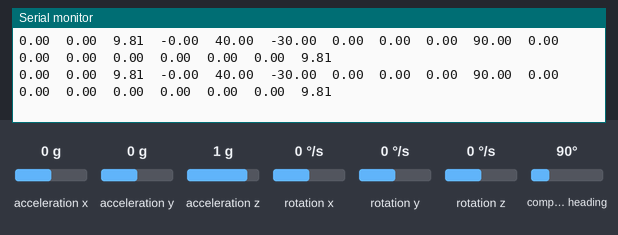
This sketch was run on a simulated Arduino Uno, built with avr-gcc and run on an emulated ATmega328P. On the bench: the last lines printed to the serial monitor. The test bench sets the inputs (shaded band); at power-on: acceleration x 0 g, compass heading 90°, acceleration z 1 g, acceleration y 0 g, rotation x 0 °/s, rotation y 0 °/s, rotation z 0 °/s. EEPROM starts erased.

Above: at 3.2 s.
3.3 s: acceleration x set to -1.4 g
At 3.32 s:
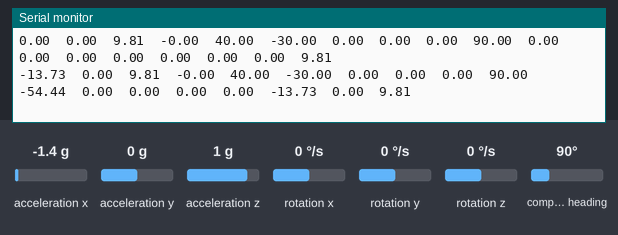
4.8 s: compass heading set to 7°
At 4.8 s:
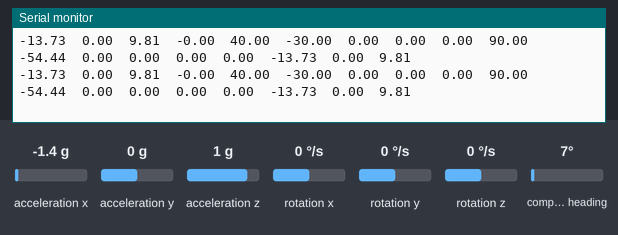
7.8 s: acceleration x set to 0 g
At 7.81 s:
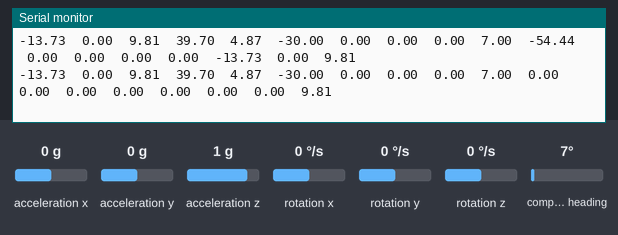
10.8 s: acceleration z set to -0.8 g
At 10.81 s:
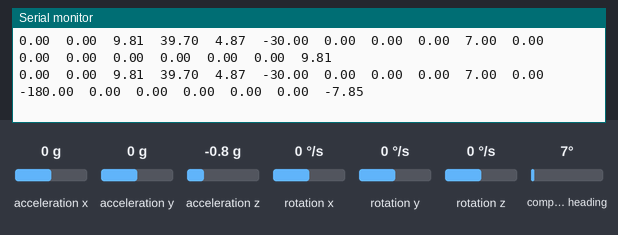
13.8 s: acceleration y set to -1.4 g
At 13.81 s:
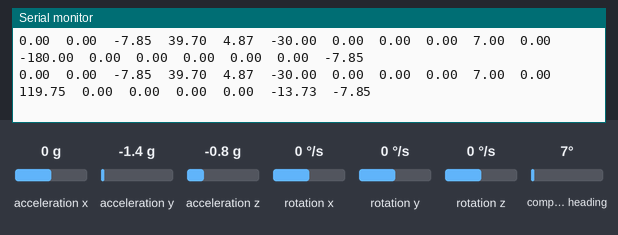
15.3 s: acceleration y set to 1.4 g
At 15.34 s:
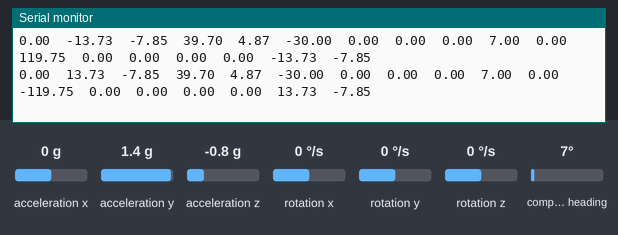
Timing chart, 0 to 18.3 s (numbered marks = the images above; inputs shaded):
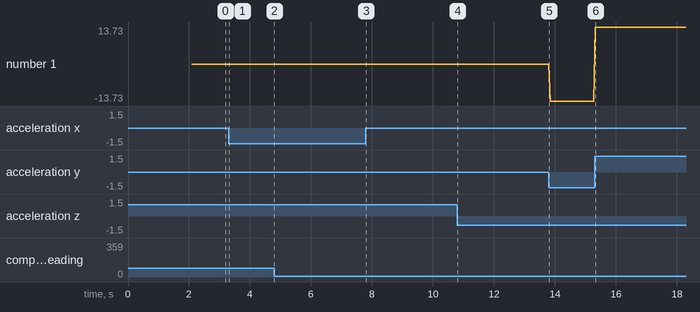

Measured:
- after the input at 3.3 s, the serial monitor: prints a new line at once (image 1)
- after the input at 15.3 s, the serial monitor: prints a new line at once (image 6)
- plotted number 1: 0 → -13.73 after the input at 13.8 s, -13.73 → 13.73 after the input at 15.3 s

The sketch:

gyr_acc_mag_read_v1.ino
```cpp
#include <Wire.h>
#include <Adafruit_Sensor.h>
#include <Adafruit_BNO055.h>
#include <utility/imumaths.h>
#include <EEPROM.h>

/* This driver uses the Adafruit unified sensor library (Adafruit_Sensor),
   which provides a common 'type' for sensor data and some helper functions.

   To use this driver you will also need to download the Adafruit_Sensor
   library and include it in your libraries folder.

   You should also assign a unique ID to this sensor for use with
   the Adafruit Sensor API so that you can identify this particular
   sensor in any data logs, etc.  To assign a unique ID, simply
   provide an appropriate value in the constructor below (12345
   is used by default in this example).

   Connections
   ===========
   Connect SCL to analog 5
   Connect SDA to analog 4
   Connect VDD to 3-5V DC
   Connect GROUND to common ground

   History
   =======
   2015/MAR/03  - First release (KTOWN)
   2015/AUG/27  - Added calibration and system status helpers
   2015/NOV/13  - Added calibration save and restore
   */

/* Set the delay between fresh samples */
#define BNO055_SAMPLERATE_DELAY_MS (35)
#define BAUDRATE (250000)
Adafruit_BNO055 bno = Adafruit_BNO055(55);

/**************************************************************************/
/*
    Displays some basic information on this sensor from the unified
    sensor API sensor_t type (see Adafruit_Sensor for more information)
    */
/**************************************************************************/
void displaySensorDetails(void)
{
    sensor_t sensor;
    bno.getSensor(&sensor);
    Serial.println("------------------------------------");
    Serial.print("Sensor:       "); Serial.println(sensor.name);
    Serial.print("Driver Ver:   "); Serial.println(sensor.version);
    Serial.print("Unique ID:    "); Serial.println(sensor.sensor_id);
    Serial.print("Max Value:    "); Serial.print(sensor.max_value); Serial.println(" xxx");
    Serial.print("Min Value:    "); Serial.print(sensor.min_value); Serial.println(" xxx");
    Serial.print("Resolution:   "); Serial.print(sensor.resolution); Serial.println(" xxx");
    Serial.println("------------------------------------");
    Serial.println("");
    delay(500);
}

/**************************************************************************/
/*
    Display some basic info about the sensor status
    */
/**************************************************************************/
void displaySensorStatus(void)
{
    /* Get the system status values (mostly for debugging purposes) */
    uint8_t system_status, self_test_results, system_error;
    system_status = self_test_results = system_error = 0;
    bno.getSystemStatus(&system_status, &self_test_results, &system_error);

    /* Display the results in the Serial Monitor */
    Serial.println("");
    Serial.print("System Status: 0x");
    Serial.println(system_status, HEX);
    Serial.print("Self Test:     0x");
    Serial.println(self_test_results, HEX);
    Serial.print("System Error:  0x");
    Serial.println(system_error, HEX);
    Serial.println("");
    delay(500);
}

/**************************************************************************/
/*
    Display sensor calibration status
    */
/**************************************************************************/
void displayCalStatus(void)
{
    /* Get the four calibration values (0..3) */
    /* Any sensor data reporting 0 should be ignored, */
    /* 3 means 'fully calibrated" */
    uint8_t system, gyro, accel, mag;
    system = gyro = accel = mag = 0;
    bno.getCalibration(&system, &gyro, &accel, &mag);

    /* The data should be ignored until the system calibration is > 0 */
    Serial.print("\t");
    if (!system)
    {
        Serial.print("! ");
    }

    /* Display the individual values */
    Serial.print("Sys:");
    Serial.print(system, DEC);
    Serial.print(" G:");
    Serial.print(gyro, DEC);
    Serial.print(" A:");
    Serial.print(accel, DEC);
    Serial.print(" M:");
    Serial.print(mag, DEC);
}

/**************************************************************************/
/*
    Display the raw calibration offset and radius data
    */
/**************************************************************************/
void displaySensorOffsets(const adafruit_bno055_offsets_t &calibData)
{
    Serial.print("Accelerometer: ");
    Serial.print(calibData.accel_offset_x); Serial.print(" ");
    Serial.print(calibData.accel_offset_y); Serial.print(" ");
    Serial.print(calibData.accel_offset_z); Serial.print(" ");

    Serial.print("\nGyro: ");
    Serial.print(calibData.gyro_offset_x); Serial.print(" ");
    Serial.print(calibData.gyro_offset_y); Serial.print(" ");
    Serial.print(calibData.gyro_offset_z); Serial.print(" ");

    Serial.print("\nMag: ");
    Serial.print(calibData.mag_offset_x); Serial.print(" ");
    Serial.print(calibData.mag_offset_y); Serial.print(" ");
    Serial.print(calibData.mag_offset_z); Serial.print(" ");

    Serial.print("\nAccel Radius: ");
    Serial.print(calibData.accel_radius);

    Serial.print("\nMag Radius: ");
    Serial.print(calibData.mag_radius);
}

void print_ACCELEROMETER(bool val){
    if (val){
      imu::Vector<3> euler = bno.getVector(Adafruit_BNO055::VECTOR_ACCELEROMETER);
      Serial.print(euler.x());
      Serial.print("\t");
      Serial.print(euler.y());
      Serial.print("\t");
      Serial.print(euler.z());
      Serial.print("\t");
    }
}

void print_MAGNETOMETER(bool val){
    if (val){
      imu::Vector<3> euler = bno.getVector(Adafruit_BNO055::VECTOR_MAGNETOMETER);
      Serial.print(euler.x());
      Serial.print("\t");
      Serial.print(euler.y());
      Serial.print("\t");
      Serial.print(euler.z());
      Serial.print("\t");
    }
}

void print_GYROSCOPE(bool val){
    if (val){
      imu::Vector<3> euler = bno.getVector(Adafruit_BNO055::VECTOR_GYROSCOPE);
      Serial.print(euler.x());
      Serial.print("\t");
      Serial.print(euler.y());
      Serial.print("\t");
      Serial.print(euler.z());
      Serial.print("\t");
    }
}

void print_EULER(bool val){
    if (val){
      imu::Vector<3> euler = bno.getVector(Adafruit_BNO055::VECTOR_EULER);
      Serial.print(euler.x());
      Serial.print("\t");
      Serial.print(euler.y());
      Serial.print("\t");
      Serial.print(euler.z());
      Serial.print("\t");
    }
}

void print_LINEARACCEL(bool val){
    if (val){
      imu::Vector<3> euler = bno.getVector(Adafruit_BNO055::VECTOR_LINEARACCEL);
      Serial.print(euler.x());
      Serial.print("\t");
      Serial.print(euler.y());
      Serial.print("\t");
      Serial.print(euler.z());
      Serial.print("\t");
    }
}

void print_GRAVITY(bool val){
    if (val){
      imu::Vector<3> euler = bno.getVector(Adafruit_BNO055::VECTOR_GRAVITY);
      Serial.print(euler.x());
      Serial.print("\t");
      Serial.print(euler.y());
      Serial.print("\t");
      Serial.print(euler.z());
      Serial.print("\t");
    }
}

/**************************************************************************/
/*
    Arduino setup function (automatically called at startup)
    */
/**************************************************************************/
void setup(void)
{
    Serial.begin(BAUDRATE);
    //delay(1000);
    //Serial.println("Orientation Sensor Test"); Serial.println("");

    /* Initialise the sensor */
    if (!bno.begin())
    {
        /* There was a problem detecting the BNO055 ... check your connections */
        Serial.print("Ooops, no BNO055 detected ... Check your wiring or I2C ADDR!");
        while (1);
    }

    int eeAddress = 0;
    long bnoID;
    bool foundCalib = false;

    EEPROM.get(eeAddress, bnoID);

    adafruit_bno055_offsets_t calibrationData;
    sensor_t sensor;

    /*
    *  Look for the sensor's unique ID at the beginning oF EEPROM.
    *  This isn't foolproof, but it's better than nothing.
    */
    bno.getSensor(&sensor);
    if (bnoID != sensor.sensor_id)
    {
        //Serial.println("\nNo Calibration Data for this sensor exists in EEPROM");
        delay(500);
    }
    else
    {
        //Serial.println("\nFound Calibration for this sensor in EEPROM.");
        eeAddress += sizeof(long);
        EEPROM.get(eeAddress, calibrationData);

        //displaySensorOffsets(calibrationData);

        //Serial.println("\n\nRestoring Calibration data to the BNO055...");
        bno.setSensorOffsets(calibrationData);

        //Serial.println("\n\nCalibration data loaded into BNO055");
        foundCalib = true;
    }

    delay(1000);

    /* Display some basic information on this sensor */
    //displaySensorDetails();

    /* Optional: Display current status */
    //displaySensorStatus();

   //Crystal must be configured AFTER loading calibration data into BNO055.
    bno.setExtCrystalUse(true);

    sensors_event_t event;
    bno.getEvent(&event);
    if (foundCalib){
        //Serial.println("Move sensor slightly to calibrate magnetometers");
        while (!bno.isFullyCalibrated())
        {
            bno.getEvent(&event);
            delay(BNO055_SAMPLERATE_DELAY_MS);
        }
    }
    else
    {
        Serial.println("Please Calibrate Sensor: ");
        while (!bno.isFullyCalibrated())
        {
            bno.getEvent(&event);

            Serial.print("X: ");
            Serial.print(event.orientation.x, 4);
            Serial.print("\tY: ");
            Serial.print(event.orientation.y, 4);
            Serial.print("\tZ: ");
            Serial.print(event.orientation.z, 4);

            /* Optional: Display calibration status */
            displayCalStatus();

            /* New line for the next sample */
            Serial.println("");

            /* Wait the specified delay before requesting new data */
            delay(BNO055_SAMPLERATE_DELAY_MS);
        }
    }

    //Serial.println("\nFully calibrated!");
    //Serial.println("--------------------------------");
    //Serial.println("Calibration Results: ");
    adafruit_bno055_offsets_t newCalib;
    bno.getSensorOffsets(newCalib);
    //displaySensorOffsets(newCalib);

    //Serial.println("\n\nStoring calibration data to EEPROM...");

    eeAddress = 0;
    bno.getSensor(&sensor);
    bnoID = sensor.sensor_id;

    EEPROM.put(eeAddress, bnoID);

    eeAddress += sizeof(long);
    EEPROM.put(eeAddress, newCalib);
    //Serial.println("Data stored to EEPROM.");

    //Serial.println("\n--------------------------------\n");
    delay(500);
}

void loop() {
     // Possible vector values can be:
    // - VECTOR_ACCELEROMETER - m/s^2
    // - VECTOR_MAGNETOMETER  - uT
    // - VECTOR_GYROSCOPE     - rad/s
    // - VECTOR_EULER         - degrees
    // - VECTOR_LINEARACCEL   - m/s^2
    // - VECTOR_GRAVITY       - m/s^2
    /* Get a new sensor event */
    print_ACCELEROMETER(true);
    print_MAGNETOMETER(true);
    print_GYROSCOPE(true);
    print_EULER(true);
    print_LINEARACCEL(true);
    print_GRAVITY(true);
    Serial.println();

    /* Optional: Display calibration status */
    //displayCalStatus();

    /* Optional: Display sensor status (debug only) */
    //displaySensorStatus();

    /* New line for the next sample */
    //Serial.println("");

    /* Wait the specified delay before requesting new data */
    delay(BNO055_SAMPLERATE_DELAY_MS);
}
```
